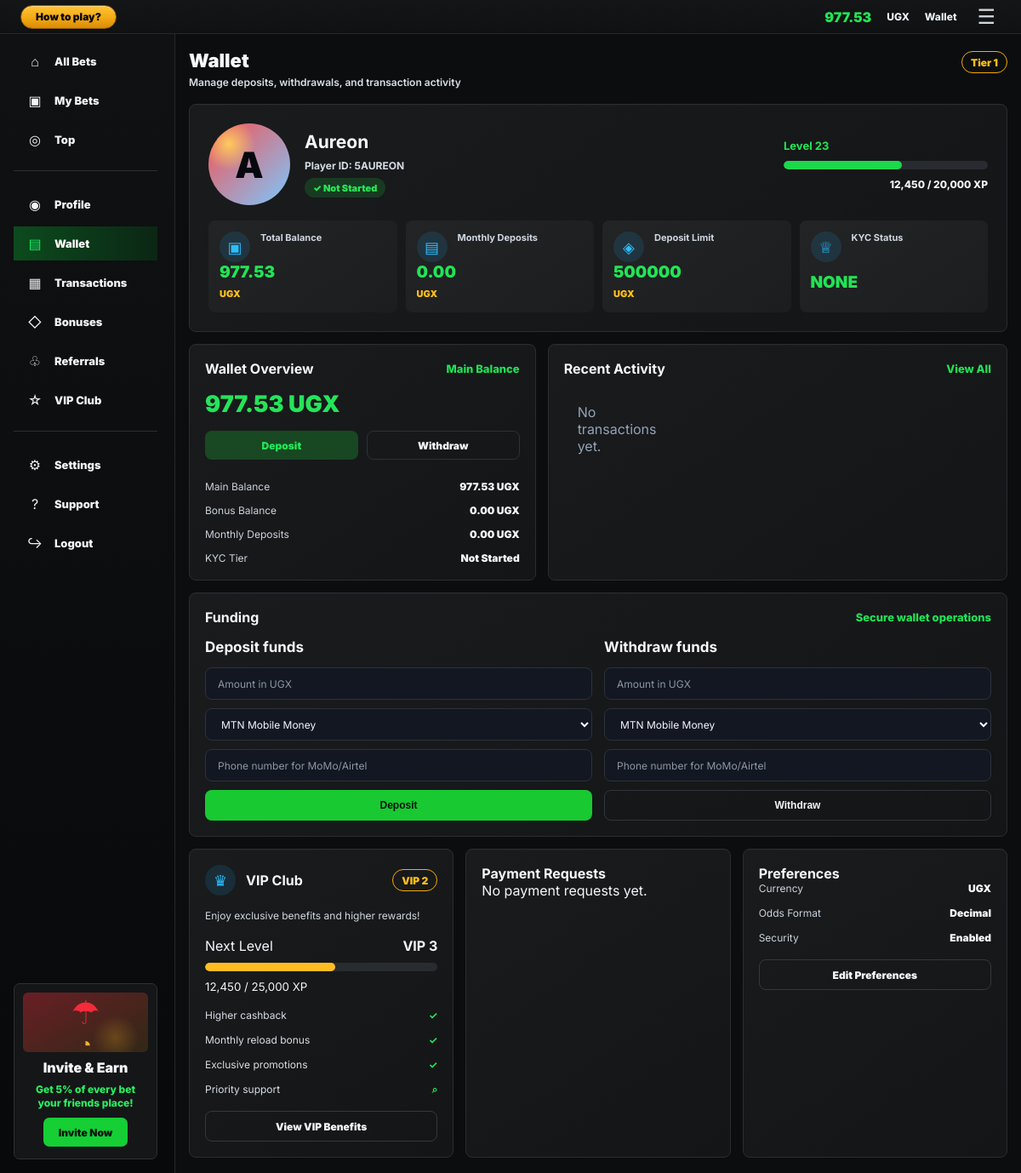
Page /wallet/ (signed in) on the earlier database version.
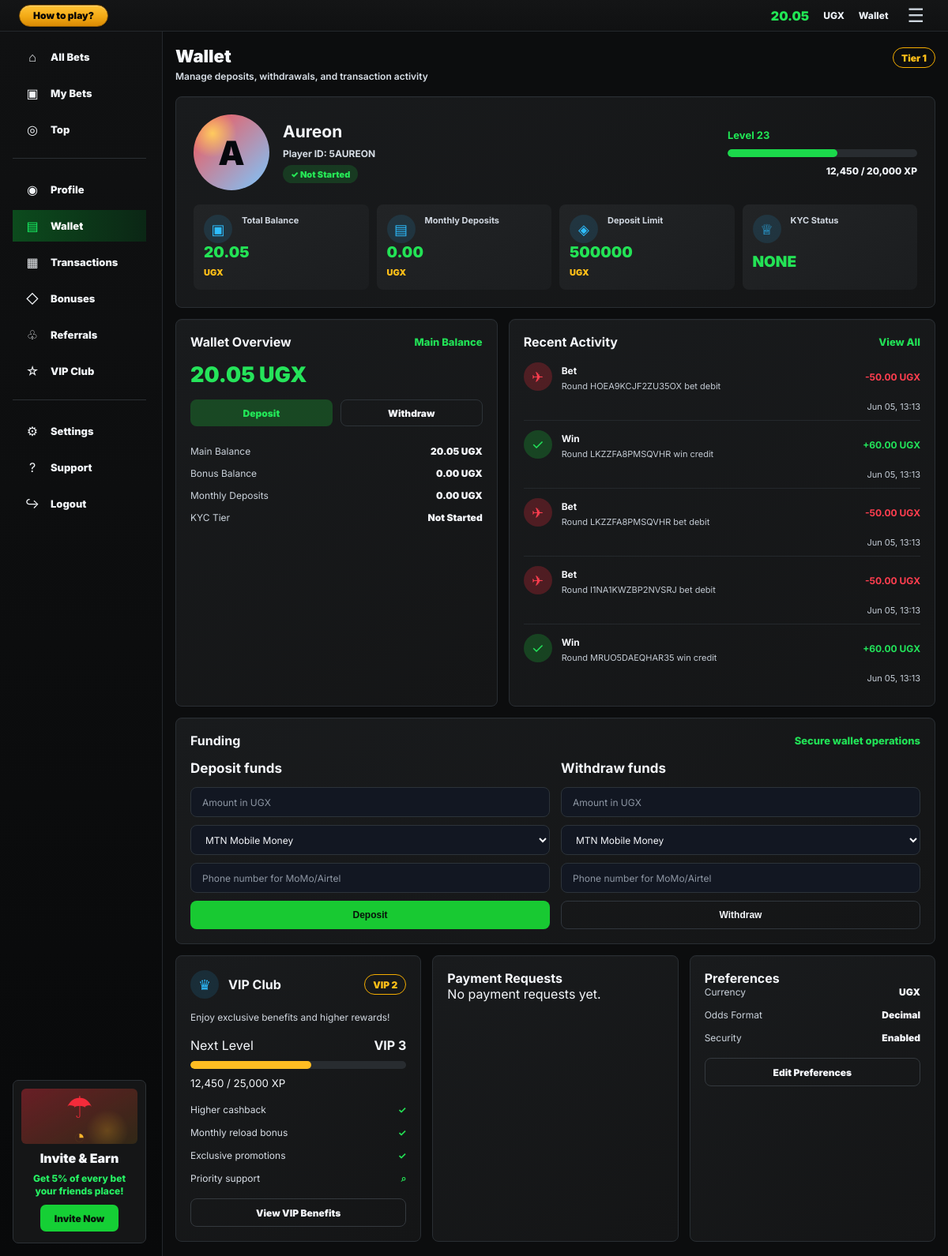
Same page on the later database version.
### core/models.py (models this page shows, shortened)
class Profile(models.Model):
    KYC_STATUS_CHOICES = [
        ('none', 'Not Started'),
        ('tier_1', 'Tier 1 - Phone Verified'),
        ('tier_2', 'Tier 2 - Basic KYC'),
        ('tier_3', 'Tier 3 - Full KYC'),
        ('rejected', 'Rejected'),
    ]
    user = models.OneToOneField(User, on_delete=models.CASCADE)
    balance = models.DecimalField(max_digits=12, decimal_places=2, default=1000)
    currency = models.CharField(max_length=3, default='UGX')
    phone_number = models.CharField(max_length=20, blank=True)
    kyc_status = models.CharField(max_length=12, choices=KYC_STATUS_CHOICES, default='none')
    daily_deposit_limit = models.DecimalField(max_digits=12, decimal_places=2, default=500000)
    daily_loss_limit = models.DecimalField(max_digits=12, decimal_places=2, default=200000)
    self_excluded_until = models.DateTimeField(null=True, blank=True)
    created_at = models.DateTimeField(auto_now_add=True)

class Transaction(models.Model):
    TRANSACTION_TYPES = [
        ('deposit', 'Deposit'),
        ('withdraw', 'Withdraw'),
        ('bet', 'Bet Debit'),
        ('win', 'Win Credit'),
        ('refund', 'Refund'),
        ('bonus', 'Bonus'),
    ]
    STATUS_CHOICES = [
        ('completed', 'Completed'),
        ('pending', 'Pending'),
        ('failed', 'Failed'),
    ]
    user = models.ForeignKey(User, on_delete=models.CASCADE, related_name='transactions')
    transaction_type = models.CharField(max_length=20, choices=TRANSACTION_TYPES)
    amount = models.DecimalField(max_digits=10, decimal_places=2)
    status = models.CharField(max_length=10, choices=STATUS_CHOICES, default='completed')
    reference = models.CharField(max_length=80, blank=True, db_index=True)
    description = models.CharField(max_length=255, blank=True)
    created_at = models.DateTimeField(auto_now_add=True)
    class Meta:
        ordering = ['-created_at']

### core/views.py (the view, shortened to what this page needs)
# urls.py: path('wallet/', views.wallet, name='wallet'),
@login_required
def wallet(request):
    profile = get_object_or_404(Profile, user=request.user)
    deposit_form = WalletForm(prefix='deposit')
    withdraw_form = WalletForm(prefix='withdraw')
    transactions = Transaction.objects.filter(user=request.user)
    payment_requests = PaymentRequest.objects.filter(user=request.user)[:10]
    monthly_deposit_total = get_monthly_deposit_total(request.user)
    monthly_deposit_limit = get_kyc_monthly_deposit_limit(profile)
    return render(request, 'core/wallet.html', {
        'profile': profile,
        'deposit_form': deposit_form,
        'withdraw_form': withdraw_form,
        'transactions': transactions,
        'payment_requests': payment_requests,
        'monthly_deposit_total': monthly_deposit_total,
        'monthly_deposit_limit': monthly_deposit_limit,
    })

### core/forms.py (shortened to what this page needs)
class WalletForm(forms.Form):
    PROVIDER_CHOICES = [
        ('mtn_momo', 'MTN Mobile Money'),
        ('airtel_money', 'Airtel Money'),
        ('card', 'Visa/Mastercard'),
        ('bank_transfer', 'Bank Transfer'),
        ('pesapal', 'Pesapal'),
    ]
    amount = forms.DecimalField(
        max_digits=12,
        decimal_places=2,
        min_value=1,
        widget=forms.NumberInput(attrs={
            'placeholder': 'Amount in UGX',
            'class': 'form-control',
        })
    )
    provider = forms.ChoiceField(
        choices=PROVIDER_CHOICES,
        widget=forms.Select(attrs={'class': 'form-control'})
    )
    phone_number = forms.CharField(
        max_length=20,
        required=False,
        widget=forms.TextInput(attrs={
            'placeholder': 'Phone number for MoMo/Airtel',
            'class': 'form-control',
        })
    )

### core/utils.py (called while the page is built)
def get_kyc_monthly_deposit_limit(profile):
    return KYC_MONTHLY_DEPOSIT_LIMITS.get(profile.kyc_status, KYC_MONTHLY_DEPOSIT_LIMITS['none'])

### core/templates/core/wallet.html (shortened to what the changed rows need)
{% extends 'core/base.html' %}
{% block content %}
<section class="account-page account-wallet-page">
    <div class="account-workspace">
        <header class="account-topbar">
            <div>
                <strong>{{ profile.balance|floatformat:2 }}</strong>
                <span>{{ profile.currency }}</span>
                <a href="{% url 'wallet' %}">Wallet</a>
                <button type="button" aria-label="Menu">☰</button>
            </div>
        </header>
        <main class="account-main">
            <section class="account-content">
                <div class="account-title-row">
                    <div>
                        <h1>Wallet</h1>
                    </div>
                </div>
                <section class="account-hero-card">
                    <div class="wallet-identity">
                        <div>
                            <h2>{{ request.user.username }}</h2>
                            <p>Player ID: {{ request.user.id|stringformat:"s" }}{{ request.user.username|upper|slice:":6" }}</p>
                            <span>✓ {{ profile.get_kyc_status_display }}</span>
                        </div>
                    </div>
                    <div class="account-stat-row">
                        <article><span>▣</span><small>Total Balance</small><strong>{{ profile.balance|floatformat:2 }} <em>{{ profile.currency }}</em></strong></article>
                        <article><span>▤</span><small>Monthly Deposits</small><strong>{{ monthly_deposit_total|floatformat:2 }} <em>{{ profile.currency }}</em></strong></article>
                        <article><span>◈</span><small>Deposit Limit</small><strong>{{ monthly_deposit_limit|floatformat:0 }} <em>{{ profile.currency }}</em></strong></article>
                        <article><span>♕</span><small>KYC Status</small><strong>{{ profile.kyc_status|upper }}</strong></article>
                    </div>
                </section>
                <div class="account-grid-2">
                    <section class="account-card wallet-actions-card">
                        <div class="section-heading">
                            <h2>Wallet Overview</h2>
                            <span>Main Balance</span>
                        </div>
                        <strong class="wallet-balance-large">{{ profile.balance|floatformat:2 }} {{ profile.currency }}</strong>
                        <div class="wallet-action-tabs">
                            <a href="#deposit-form">Deposit</a>
                            <a href="#withdraw-form">Withdraw</a>
                        </div>
                        <dl class="wallet-metrics">
                            <div><dt>Main Balance</dt><dd>{{ profile.balance|floatformat:2 }} {{ profile.currency }}</dd></div>
                            <div><dt>Bonus Balance</dt><dd>0.00 {{ profile.currency }}</dd></div>
                            <div><dt>Monthly Deposits</dt><dd>{{ monthly_deposit_total|floatformat:2 }} {{ profile.currency }}</dd></div>
                            <div><dt>KYC Tier</dt><dd>{{ profile.get_kyc_status_display }}</dd></div>
                        </dl>
                    </section>
                    <section class="account-card account-activity-card">
                        <div class="section-heading">
                            <h2>Recent Activity</h2>
                        </div>
                        <ul class="account-activity-list">
                            {% for txn in transactions|slice:":5" %}
                                <li>
                                    <span class="activity-icon {% if txn.transaction_type == 'deposit' or txn.transaction_type == 'win' or txn.transaction_type == 'bonus' %}positive{% else %}negative{% endif %}">
                                        {% if txn.transaction_type == 'deposit' %}↓{% elif txn.transaction_type == 'win' or txn.transaction_type == 'bonus' %}✓{% else %}✈{% endif %}
                                    </span>
                                    <div>
                                        <strong>{{ txn.transaction_type|title }}</strong>
                                        <small>{{ txn.description|default:"Main Balance" }}</small>
                                    </div>
                                    <b class="{% if txn.transaction_type == 'deposit' or txn.transaction_type == 'win' or txn.transaction_type == 'bonus' %}positive{% else %}negative{% endif %}">
                                        {% if txn.transaction_type == 'deposit' or txn.transaction_type == 'win' or txn.transaction_type == 'bonus' %}+{% else %}-{% endif %}{{ txn.amount|floatformat:2 }} {{ profile.currency }}
                                    </b>
                                    <time>{{ txn.created_at|date:'M d, H:i' }}</time>
                                </li>
                            {% empty %}
                                <li class="empty-state">No transactions yet.</li>
                            {% endfor %}
                        </ul>
                    </section>
                </div>
                <section class="account-card account-money-card">
                    <div class="section-heading">
                        <h2>Funding</h2>
                    </div>
                </section>
            </section>
            <aside class="account-right-rail">
                <section class="account-card">
                    <h2>Payment Requests</h2>
                </section>
                <section class="account-card">
                    <h2>Preferences</h2>
                    <ul class="rail-list">
                        <li><span>Currency</span><strong>{{ profile.currency }}</strong></li>
                    </ul>
                </section>
            </aside>
        </main>
    </div>
</section>
{% endblock %}

Differences in the rows shown:
changed Profile "UGX": balance "977.53" → "20.05"
added Transaction: transaction_type "Bet", description "Round HOEA9KCJF2ZU35OX bet debit", amount "50.00", {{ profile.currency }} "UGX", created_at "Jun 05, 13:13"
added Transaction: transaction_type "Win", description "Round LKZZFA8PMSQVHR win credit", amount "60.00", {{ profile.currency }} "UGX", created_at "Jun 05, 13:13"
added Transaction: transaction_type "Bet", description "Round LKZZFA8PMSQVHR bet debit", amount "50.00", {{ profile.currency }} "UGX", created_at "Jun 05, 13:13"
added Transaction: transaction_type "Bet", description "Round I1NA1KWZBP2NVSRJ bet debit", amount "50.00", {{ profile.currency }} "UGX", created_at "Jun 05, 13:13"
added Transaction: transaction_type "Win", description "Round MRUO5DAEQHAR35 win credit", amount "60.00", {{ profile.currency }} "UGX", created_at "Jun 05, 13:13"
Other differences:
text no longer shown: "No transactions yet."
